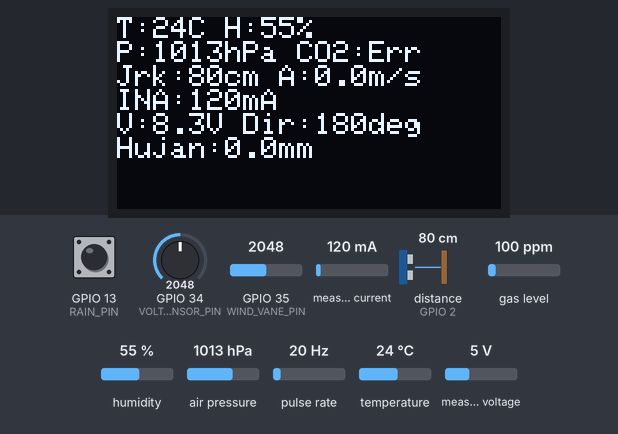
This sketch was run on a simulated ESP32. On the bench: 128×64 one-colour display. Wiring (inferred from the names in the program): ultrasonic range finder: trigger GPIO 0; echo GPIO 2; pulse sensor: data GPIO 14. The inputs (shaded band) are chosen by the test bench; at power-on: measured current 120 mA, distance to the obstacle (sensor on GPIO 2) 80 cm, GPIO 34 (VOLTAGE_SENSOR_PIN) = 2048, GPIO 35 (WIND_VANE_PIN) = 2048, GPIO 13 (RAIN_PIN) HIGH, humidity 55 %, gas level 100 ppm, air pressure 1013 hPa, pulse rate 20 Hz, temperature 24 °C, measured voltage 5 V. The echo pulse lasts 58.3 µs per cm; storage starts empty; what the sketch prints to the serial monitor is not drawn.

Above: at 2.9 s.
3.0 s: measured current set to 40 mA
At 5.3 s:
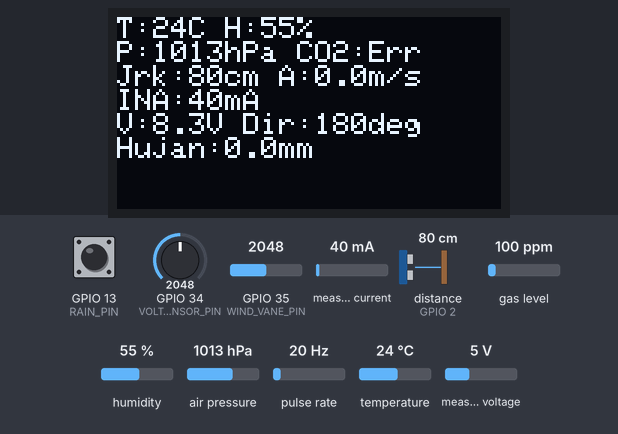
5.6 s: distance to the obstacle (sensor on GPIO 2) set to 2 cm
At 6.2 s:
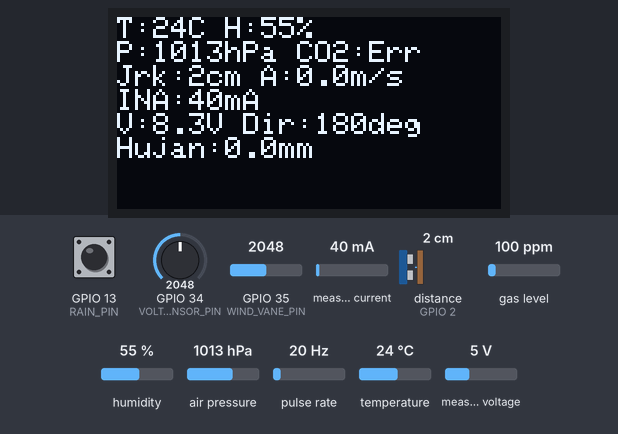
11.4 s: GPIO 34 (VOLTAGE_SENSOR_PIN) set to 2866
At 13.9 s:
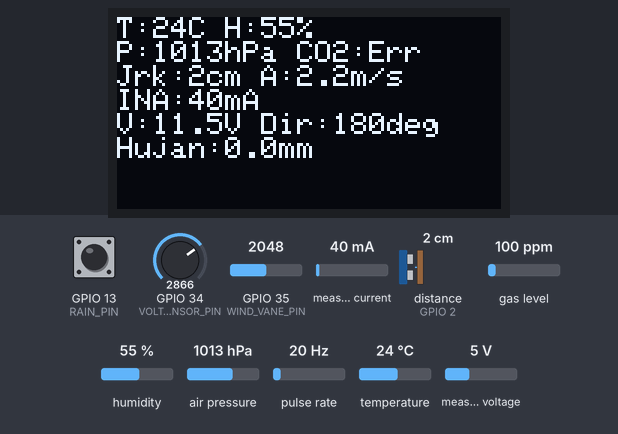
14.5 s: GPIO 35 (WIND_VANE_PIN) set to 2866
At 15.8 s:
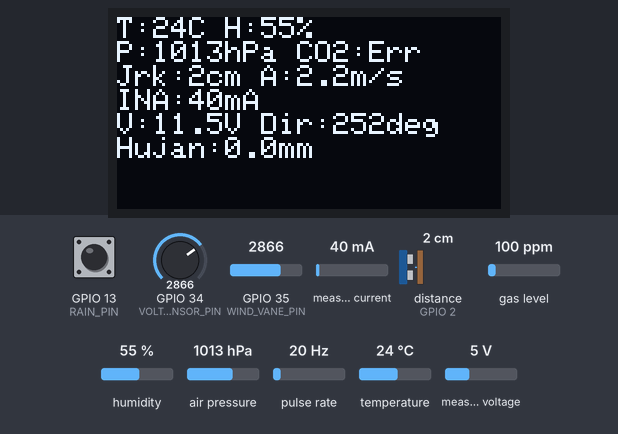
16.3 s: GPIO 13 (RAIN_PIN) pulled LOW for 0.15 s
21.6 s: humidity set to 22 %
At 24.4 s:
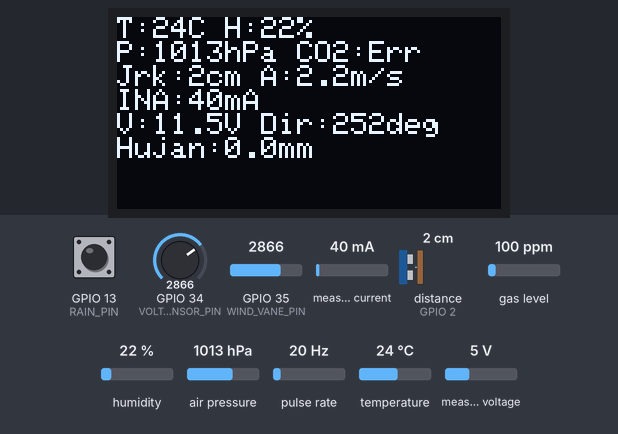
Timing chart, 0 to 25.9 s (numbered marks = the images above; inputs shaded):
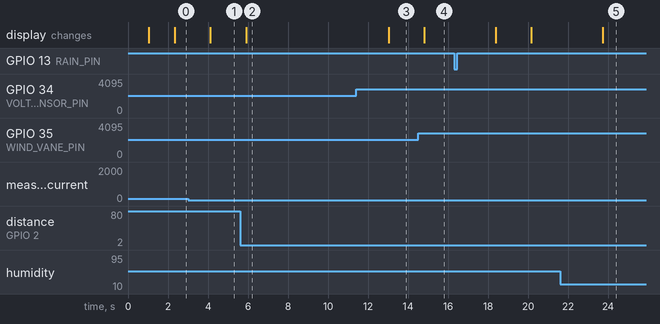

The sketch:

fix.ino
```cpp
#include <Wire.h>
#include <Adafruit_GFX.h>
#include <Adafruit_SH110X.h>
#include "Adafruit_SHT4x.h"
#include <Adafruit_BMP3XX.h>
#include <Adafruit_INA219.h>
#include <SPI.h>
#include <SD.h>

#define CS_PIN 5  // pin CS SD Card
File dataFile;

// MH-Z19 UART
#define MHZ_RX 17
#define MHZ_TX 16
HardwareSerial mhz19_uart(1);
uint8_t getppm_cmd[9] = {0xFF, 0x01, 0x86, 0x00, 0x00, 0x00, 0x00, 0x00, 0x79};


// Tambahan untuk curah hujan
#define RAIN_PIN 13       // Ganti sesuai pin digital yang digunakan
volatile unsigned int rainTicks = 0;
float rainAmount = 0.0;

void IRAM_ATTR countRain() {
  rainTicks++;
}

// OLED
#define SCREEN_WIDTH 128
#define SCREEN_HEIGHT 64
#define OLED_RESET -1
#define I2C_ADDRESS 0x3C
Adafruit_SH1106G display(SCREEN_WIDTH, SCREEN_HEIGHT, &Wire, OLED_RESET);

// Sensor
Adafruit_SHT4x sht4 = Adafruit_SHT4x();
Adafruit_BMP3XX bmp;
Adafruit_INA219 ina219;

// Ultrasonik
#define TRIG_PIN 0
#define ECHO_PIN 2


// Anemometer
volatile byte rpmcount = 0;
volatile unsigned long last_micros;
unsigned long timeold = 0;
float kecepatan_meter_per_detik = 0.0;
int GPIO_pulse = 14;
volatile boolean flag = false;

// Analog Pins
#define VOLTAGE_SENSOR_PIN 34  // GPIO36, A0
#define WIND_VANE_PIN      35  // GPIO39, A1

// ISR Anemometer
void IRAM_ATTR rpm_anemometer() {
  flag = true;
}

void setup() {

  Serial.begin(115200);
  //mhzSerial.begin(9600, SERIAL_8N1, 16, 17);
  Wire.begin();
  mhz19_uart.begin(9600, SERIAL_8N1, MHZ_RX, MHZ_TX);
  delay(1000); // Warming up (kalau perlu, bisa delay(60000))
  // Interrupt untuk tipping bucket rain gauge
  pinMode(RAIN_PIN, INPUT_PULLUP);
  attachInterrupt(digitalPinToInterrupt(RAIN_PIN), countRain, FALLING);


  // Inisialisasi SD Card
  if (!SD.begin(CS_PIN)) {
    Serial.println("Gagal inisialisasi kartu SD");
    display.setCursor(0, 0);
    display.println("SD Card gagal!");
    display.display();
    while (true);
  }
  Serial.println("Kartu SD siap dipakai");

  // Buka logg.csv, cek apakah kosong → tulis header
// Buka catat.csv, cek apakah kosong → tulis header
  dataFile = SD.open("/catat.csv", FILE_WRITE);

  if (dataFile) {
    if (dataFile.size() == 0) {
      dataFile.println("waktu_ms,suhu,lembap,tekanan,ketinggian,co2,jarak,angin,arahAngin,teganganINA,arusINA,teganganSensor,curahHujan");
      Serial.println("Header ditulis ke catat.csv");
    }
    dataFile.close();
  } else {
    Serial.println("Gagal membuka catat.csv");
  }

  pinMode(TRIG_PIN, OUTPUT);
  pinMode(ECHO_PIN, INPUT);
  pinMode(GPIO_pulse, INPUT_PULLUP);
  attachInterrupt(digitalPinToInterrupt(GPIO_pulse), rpm_anemometer, RISING);

  display.begin(I2C_ADDRESS, true);
  display.clearDisplay();
  display.setTextSize(1);
  display.setTextColor(SH110X_WHITE);

  // SHT40
  if (!sht4.begin()) {
    display.setCursor(0, 0);
    display.println("SHT4x gagal!");
    display.display();
    while (1) delay(10);
  }
  sht4.setPrecision(SHT4X_HIGH_PRECISION);
  sht4.setHeater(SHT4X_NO_HEATER);

  //pinMode(MHZ_PWM_PIN, INPUT);

  // BMP390
  if (!bmp.begin_I2C()) {
    display.setCursor(0, 0);
    display.println("BMP390 gagal!");
    display.display();
    while (1) delay(10);
  }
  bmp.setTemperatureOversampling(BMP3_OVERSAMPLING_8X);
  bmp.setPressureOversampling(BMP3_OVERSAMPLING_4X);
  bmp.setIIRFilterCoeff(BMP3_IIR_FILTER_COEFF_3);
  bmp.setOutputDataRate(BMP3_ODR_50_HZ);

  // INA219
  if (!ina219.begin()) {
    Serial.println("INA219 gagal!");
    display.setCursor(0, 0);
    display.println("INA219 gagal!");
    display.display();
    while (1) delay(10);
  }
}


float readJsnDistance() {
  digitalWrite(TRIG_PIN, LOW);
  delayMicroseconds(2);
  digitalWrite(TRIG_PIN, HIGH);
  delayMicroseconds(10);
  digitalWrite(TRIG_PIN, LOW);
  long duration = pulseIn(ECHO_PIN, HIGH, 30000);
  if (duration == 0) return -1;
  return duration * 0.0343 / 2.0;
}
void loggToSD(unsigned long waktu, float suhu, float lembap, float tekanan, float ketinggian,
             int co2, float jarak, float angin, float arahAngin, float busVoltage, float current_mA,
             float voltSensor, float rain) {
  dataFile = SD.open("/catat.csv", FILE_APPEND);
  if (dataFile) {
    dataFile.printf("%lu,%.2f,%.2f,%.2f,%.2f,%d,%.2f,%.2f,%.2f,%.2f,%.2f,%.2f,%.2f\n",
      waktu, suhu, lembap, tekanan, ketinggian, co2, jarak, angin, arahAngin,
      busVoltage, current_mA, voltSensor, rain);
    dataFile.close();
    Serial.println("Data tersimpan ke log.csv");
  } else {
    Serial.println("Gagal menulis ke log.csv");
  }
}

int readCO2_UART() {
  while (mhz19_uart.available()) mhz19_uart.read(); // flush

  mhz19_uart.write(getppm_cmd, 9);
  mhz19_uart.flush();

  uint32_t start = millis();
  while (mhz19_uart.available() < 9) {
    if (millis() - start > 1000) return -1; // timeout
  }

  uint8_t response[9];
  mhz19_uart.readBytes(response, 9);

  if (response[0] == 0xFF && response[1] == 0x86 && checksum(response) == response[8]) {
    return response[2] * 256 + response[3];
  } else {
    return -1;
  }
}

uint8_t checksum(uint8_t *packet) {
  uint8_t sum = 0;
  for (int i = 1; i < 8; i++) sum += packet[i];
  return 0xFF - sum + 1;
}


float readRainAmount() {
  static unsigned int lastTicks = 0;
  unsigned int currentTicks;

  noInterrupts();
  currentTicks = rainTicks;
  interrupts();

  float deltaTicks = currentTicks - lastTicks;
  lastTicks = currentTicks;

  // Misalnya: 1 tipping = 0.2 mm
  float rain_mm = deltaTicks * 0.2;
  rainAmount += rain_mm;

  return rain_mm;  // return curah hujan selama loop terakhir
}


float hitungKecepatanAngin() {
  static const float waktuUkur = 10.0;
  static unsigned long lastCheck = millis();

  if ((millis() - lastCheck) >= waktuUkur * 1000) {
    detachInterrupt(digitalPinToInterrupt(GPIO_pulse));
    float rps = float(rpmcount) / waktuUkur;
    float v = (-0.0181 * rps * rps) + (1.3859 * rps) + 1.4055;
    if (v <= 1.5) v = 0.0;
    kecepatan_meter_per_detik = v;
    rpmcount = 0;
    lastCheck = millis();
    attachInterrupt(digitalPinToInterrupt(GPIO_pulse), rpm_anemometer, RISING);
  }

  if (flag && (micros() - last_micros >= 5000)) {
    rpmcount++;
    last_micros = micros();
    flag = false;
  }

  return kecepatan_meter_per_detik;
}

float readVoltageSensor() {
  int adcVal = analogRead(VOLTAGE_SENSOR_PIN);
  float voltage = (adcVal / 4095.0) * 3.3 * 5.0; // misalnya pakai voltage divider (1:5)
  return voltage;
}

float readWindVane() {
  int adcVal = analogRead(WIND_VANE_PIN);
  float voltage = (adcVal / 4095.0) * 3.3;
  float angle = (voltage / 3.3) * 360.0;
  // Clamp nilai agar tidak keluar batas
  if (angle < 0) angle = 0;
  if (angle > 360) angle = 360;
  return angle;
}

void loop() {
  // Sensor readings
  float rain = readRainAmount();
  sensors_event_t humEvent, tempEvent;
  sht4.getEvent(&humEvent, &tempEvent);
  float suhu = tempEvent.temperature;
  float lembap = humEvent.relative_humidity;

  if (!bmp.performReading()) return;
  float tekanan = bmp.pressure / 100.0;
  float ketinggian = bmp.readAltitude(1013.25);

  int co2 = readCO2_UART();


  float jarak = readJsnDistance();
  float angin = hitungKecepatanAngin();

  float busVoltage = ina219.getBusVoltage_V();
  float current_mA = ina219.getCurrent_mA();

  float voltSensor = readVoltageSensor();
  float arahAngin = readWindVane();

  // Serial print
  Serial.printf("T: %.1fC, H: %.1f%%, P: %.1fhPa, Alt: %.1fm, CO2: %dppm, Jarak: %.1fcm, Angin: %.1fm/s, INA219: %.2fV %.2fmA, V: %.2fV, WindDir: %.1f°, Hujan: %.1fmm\n",
    suhu, lembap, tekanan, ketinggian, co2, jarak, angin, busVoltage, current_mA, voltSensor, arahAngin, rain);


  // OLED display
  display.clearDisplay();
  display.setCursor(0, 0);
  display.printf("T:%.0fC H:%.0f%%\n", suhu, lembap);
  display.printf("P:%.0fhPa CO2:%s\n", tekanan, co2 == -1 ? "Err" : String(co2).c_str());
  display.printf("Jrk:%.0fcm A:%.1fm/s\n", jarak, angin);
  // display.printf("INA:%.1fV %.0fmA\n", busVoltage, current_mA);
  display.printf("INA:%.0fmA\n", current_mA);
  display.printf("V:%.1fV Dir:%.0fdeg\n", voltSensor, arahAngin);
  display.printf("Hujan:%.1fmm", rain);
  display.display();

  unsigned long waktu = millis();
  loggToSD(waktu, suhu, lembap, tekanan, ketinggian, co2, jarak, angin, arahAngin,
          busVoltage, current_mA, voltSensor, rain);


  delay(500);
}
```

Measured:
- after the input at 3.0 s, the display: changes after 1.1 s (image 1)
- after the input at 5.6 s, the display: changes after 0.31 s (image 2)
- after the input at 11.4 s, the display: changes after 1.6 s (image 3)
- after the input at 14.5 s, the display: changes after 0.32 s (image 4)
- after the input at 21.6 s, the display: changes after 2.1 s (image 5)
